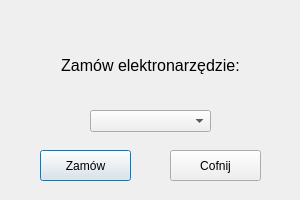
<?xml version="1.0" encoding="UTF-8"?>
<ui version="4.0">
 <class>zamow_e</class>
 <widget class="QDialog" name="zamow_e">
  <property name="geometry">
   <rect>
    <x>0</x>
    <y>0</y>
    <width>300</width>
    <height>200</height>
   </rect>
  </property>
  <property name="windowTitle">
   <string>Dialog</string>
  </property>
  <widget class="QPushButton" name="zamow">
   <property name="geometry">
    <rect>
     <x>40</x>
     <y>150</y>
     <width>91</width>
     <height>31</height>
    </rect>
   </property>
   <property name="text">
    <string>Zamów</string>
   </property>
  </widget>
  <widget class="QPushButton" name="cofnij">
   <property name="geometry">
    <rect>
     <x>170</x>
     <y>150</y>
     <width>91</width>
     <height>31</height>
    </rect>
   </property>
   <property name="text">
    <string>Cofnij</string>
   </property>
  </widget>
  <widget class="QLabel" name="label">
   <property name="geometry">
    <rect>
     <x>50</x>
     <y>30</y>
     <width>201</width>
     <height>71</height>
    </rect>
   </property>
   <property name="font">
    <font>
     <pointsize>12</pointsize>
    </font>
   </property>
   <property name="autoFillBackground">
    <bool>false</bool>
   </property>
   <property name="text">
    <string>&lt;html&gt;&lt;head/&gt;&lt;body&gt;&lt;p&gt;Zamów elektronarzędzie:&lt;/p&gt;&lt;/body&gt;&lt;/html&gt;</string>
   </property>
   <property name="alignment">
    <set>Qt::AlignCenter</set>
   </property>
  </widget>
  <widget class="QComboBox" name="elektronarzedzie">
   <property name="geometry">
    <rect>
     <x>90</x>
     <y>110</y>
     <width>121</width>
     <height>22</height>
    </rect>
   </property>
  </widget>
 </widget>
 <resources/>
 <connections/>
</ui>
